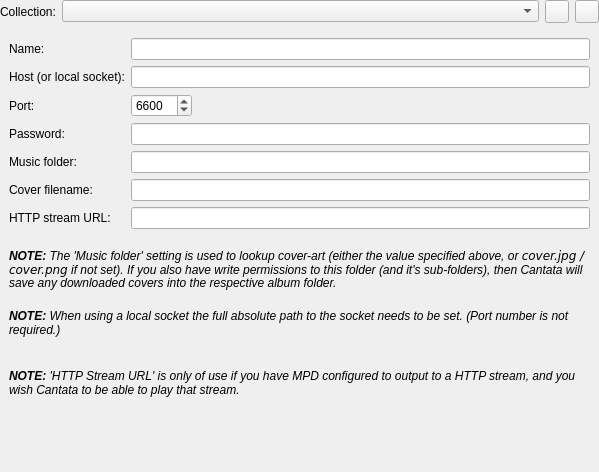
<?xml version="1.0" encoding="UTF-8"?>
<ui version="4.0">
 <class>ServerSettings</class>
 <widget class="QWidget" name="ServerSettings">
  <property name="geometry">
   <rect>
    <x>0</x>
    <y>0</y>
    <width>599</width>
    <height>472</height>
   </rect>
  </property>
  <layout class="QGridLayout" name="gridLayout_2">
   <property name="leftMargin">
    <number>0</number>
   </property>
   <property name="topMargin">
    <number>0</number>
   </property>
   <property name="rightMargin">
    <number>0</number>
   </property>
   <property name="bottomMargin">
    <number>0</number>
   </property>
   <item row="0" column="0">
    <widget class="QLabel" name="label">
     <property name="sizePolicy">
      <sizepolicy hsizetype="Maximum" vsizetype="Preferred">
       <horstretch>0</horstretch>
       <verstretch>0</verstretch>
      </sizepolicy>
     </property>
     <property name="text">
      <string>Collection:</string>
     </property>
    </widget>
   </item>
   <item row="0" column="1">
    <widget class="QComboBox" name="combo"/>
   </item>
   <item row="0" column="2">
    <widget class="QToolButton" name="addButton"/>
   </item>
   <item row="0" column="3">
    <widget class="QToolButton" name="removeButton"/>
   </item>
   <item row="1" column="0" colspan="4">
    <widget class="QStackedWidget" name="stackedWidget">
     <property name="currentIndex">
      <number>0</number>
     </property>
     <widget class="QWidget" name="page">
      <layout class="QGridLayout" name="gridLayout">
       <item row="0" column="0" colspan="2">
        <layout class="QFormLayout" name="formLayout">
         <property name="fieldGrowthPolicy">
          <enum>QFormLayout::ExpandingFieldsGrow</enum>
         </property>
         <item row="0" column="0">
          <widget class="QLabel" name="label_2">
           <property name="text">
            <string>Name:</string>
           </property>
           <property name="buddy">
            <cstring>name</cstring>
           </property>
          </widget>
         </item>
         <item row="0" column="1">
          <widget class="LineEdit" name="name"/>
         </item>
         <item row="1" column="0">
          <widget class="BuddyLabel" name="hostLabel">
           <property name="text">
            <string>Host (or local socket):</string>
           </property>
           <property name="buddy">
            <cstring>host</cstring>
           </property>
          </widget>
         </item>
         <item row="1" column="1">
          <widget class="LineEdit" name="host"/>
         </item>
         <item row="2" column="0">
          <widget class="BuddyLabel" name="portLabel">
           <property name="text">
            <string>Port:</string>
           </property>
           <property name="buddy">
            <cstring>port</cstring>
           </property>
          </widget>
         </item>
         <item row="2" column="1">
          <widget class="QSpinBox" name="port">
           <property name="minimum">
            <number>1</number>
           </property>
           <property name="maximum">
            <number>65535</number>
           </property>
           <property name="value">
            <number>6600</number>
           </property>
          </widget>
         </item>
         <item row="3" column="0">
          <widget class="BuddyLabel" name="passwordLabel">
           <property name="text">
            <string>Password:</string>
           </property>
           <property name="buddy">
            <cstring>password</cstring>
           </property>
          </widget>
         </item>
         <item row="3" column="1">
          <widget class="LineEdit" name="password">
           <property name="echoMode">
            <enum>QLineEdit::Password</enum>
           </property>
          </widget>
         </item>
         <item row="4" column="0">
          <widget class="BuddyLabel" name="dirLabel">
           <property name="text">
            <string>Music folder:</string>
           </property>
           <property name="buddy">
            <cstring>dir</cstring>
           </property>
          </widget>
         </item>
         <item row="4" column="1">
          <widget class="PathRequester" name="dir"/>
         </item>
         <item row="5" column="0">
          <widget class="BuddyLabel" name="coverNameLabel">
           <property name="text">
            <string>Cover filename:</string>
           </property>
           <property name="buddy">
            <cstring>coverName</cstring>
           </property>
          </widget>
         </item>
         <item row="5" column="1">
          <widget class="LineEdit" name="coverName">
           <property name="toolTip">
            <string>&lt;p&gt;Filename (without extension) to save downloaded covers as.&lt;br/&gt;If left blank 'cover' will be used.&lt;br/&gt;&lt;br/&gt;&lt;i&gt;%artist% will be replaced with album artist of the current song, and %album% will be replaced with the album name.&lt;/i&gt;&lt;/p&gt;</string>
           </property>
          </widget>
         </item>
         <item row="6" column="0">
          <widget class="BuddyLabel" name="streamUrlLabel">
           <property name="text">
            <string>HTTP stream URL:</string>
           </property>
           <property name="buddy">
            <cstring>streamUrl</cstring>
           </property>
          </widget>
         </item>
         <item row="6" column="1">
          <widget class="LineEdit" name="streamUrl"/>
         </item>
        </layout>
       </item>
       <item row="1" column="0">
        <spacer name="verticalSpacer">
         <property name="orientation">
          <enum>Qt::Vertical</enum>
         </property>
         <property name="sizeType">
          <enum>QSizePolicy::Fixed</enum>
         </property>
         <property name="sizeHint" stdset="0">
          <size>
           <width>20</width>
           <height>13</height>
          </size>
         </property>
        </spacer>
       </item>
       <item row="2" column="0" colspan="2">
        <widget class="QLabel" name="musicFolderNoteLabel">
         <property name="text">
          <string>&lt;i&gt;&lt;b&gt;NOTE:&lt;/b&gt; The 'Music folder' setting is used to lookup cover-art (either the value specified above, or &lt;code&gt;cover.jpg / cover.png&lt;/code&gt; if not set). If you also have write permissions to this folder (and it's sub-folders), then Cantata will save any downloaded covers into the respective album folder.&lt;/i&gt;</string>
         </property>
         <property name="wordWrap">
          <bool>true</bool>
         </property>
         <property name="textInteractionFlags">
          <set>Qt::NoTextInteraction</set>
         </property>
        </widget>
       </item>
       <item row="3" column="0">
        <spacer name="verticalSpacer_3">
         <property name="orientation">
          <enum>Qt::Vertical</enum>
         </property>
         <property name="sizeType">
          <enum>QSizePolicy::Fixed</enum>
         </property>
         <property name="sizeHint" stdset="0">
          <size>
           <width>20</width>
           <height>13</height>
          </size>
         </property>
        </spacer>
       </item>
       <item row="4" column="0" colspan="2">
        <widget class="QLabel" name="socketNoteLabel">
         <property name="text">
          <string>&lt;i&gt;&lt;b&gt;NOTE:&lt;/b&gt; When using a local socket the full absolute path to the socket needs to be set. (Port number is not required.)&lt;/i&gt;</string>
         </property>
         <property name="wordWrap">
          <bool>true</bool>
         </property>
         <property name="textInteractionFlags">
          <set>Qt::NoTextInteraction</set>
         </property>
        </widget>
       </item>
       <item row="5" column="0">
        <spacer name="verticalSpacer_4">
         <property name="orientation">
          <enum>Qt::Vertical</enum>
         </property>
         <property name="sizeType">
          <enum>QSizePolicy::Fixed</enum>
         </property>
         <property name="sizeHint" stdset="0">
          <size>
           <width>20</width>
           <height>13</height>
          </size>
         </property>
        </spacer>
       </item>
       <item row="6" column="0">
        <spacer name="verticalSpacer_streamUrlNote">
         <property name="orientation">
          <enum>Qt::Vertical</enum>
         </property>
         <property name="sizeType">
          <enum>QSizePolicy::Fixed</enum>
         </property>
         <property name="sizeHint" stdset="0">
          <size>
           <width>20</width>
           <height>13</height>
          </size>
         </property>
        </spacer>
       </item>
       <item row="7" column="0" colspan="2">
        <widget class="QLabel" name="streamUrlNoteLabel">
         <property name="text">
          <string>&lt;i&gt;&lt;b&gt;NOTE:&lt;/b&gt; 'HTTP Stream URL' is only of use if you have MPD configured to output to a HTTP stream, and you wish Cantata to be able to play that stream.&lt;/i&gt;</string>
         </property>
         <property name="wordWrap">
          <bool>true</bool>
         </property>
         <property name="textInteractionFlags">
          <set>Qt::NoTextInteraction</set>
         </property>
        </widget>
       </item>
       <item row="8" column="0">
        <spacer name="verticalSpacer_2">
         <property name="orientation">
          <enum>Qt::Vertical</enum>
         </property>
         <property name="sizeHint" stdset="0">
          <size>
           <width>20</width>
           <height>2</height>
          </size>
         </property>
        </spacer>
       </item>
      </layout>
     </widget>
     <widget class="QWidget" name="page_2">
      <layout class="QGridLayout" name="gridLayout_3">
       <item row="1" column="0">
        <spacer name="verticalSpacer_7">
         <property name="orientation">
          <enum>Qt::Vertical</enum>
         </property>
         <property name="sizeType">
          <enum>QSizePolicy::Fixed</enum>
         </property>
         <property name="sizeHint" stdset="0">
          <size>
           <width>20</width>
           <height>13</height>
          </size>
         </property>
        </spacer>
       </item>
       <item row="0" column="0" colspan="4">
        <layout class="QFormLayout" name="formLayout_2">
         <property name="fieldGrowthPolicy">
          <enum>QFormLayout::ExpandingFieldsGrow</enum>
         </property>
         <item row="0" column="0">
          <widget class="BuddyLabel" name="dirLabel_2">
           <property name="text">
            <string>Music folder:</string>
           </property>
           <property name="buddy">
            <cstring>dir</cstring>
           </property>
          </widget>
         </item>
         <item row="0" column="1">
          <widget class="PathRequester" name="basicDir"/>
         </item>
         <item row="1" column="0">
          <widget class="BuddyLabel" name="basicCoverNameLabel">
           <property name="text">
            <string>Cover filename:</string>
           </property>
           <property name="buddy">
            <cstring>basicCoverName</cstring>
           </property>
          </widget>
         </item>
         <item row="1" column="1">
          <widget class="LineEdit" name="basicCoverName"/>
         </item>
        </layout>
       </item>
       <item row="2" column="0" colspan="4">
        <widget class="StateLabel" name="basicMusicFolderNoteLabel">
         <property name="text">
          <string>&lt;i&gt;&lt;b&gt;NOTE:&lt;/b&gt; If you change the 'Music folder' setting, then you will need to manually update the music database. This can be performed by pressing the 'Refresh Database' button in the 'Artists' or 'Albums' views.&lt;/i&gt;</string>
         </property>
         <property name="wordWrap">
          <bool>true</bool>
         </property>
         <property name="textInteractionFlags">
          <set>Qt::NoTextInteraction</set>
         </property>
        </widget>
       </item>
       <item row="3" column="1">
        <spacer name="verticalSpacer_8">
         <property name="orientation">
          <enum>Qt::Vertical</enum>
         </property>
         <property name="sizeType">
          <enum>QSizePolicy::Fixed</enum>
         </property>
         <property name="sizeHint" stdset="0">
          <size>
           <width>20</width>
           <height>13</height>
          </size>
         </property>
        </spacer>
       </item>
       <item row="4" column="0" colspan="4">
        <widget class="QLabel" name="musicFolderNoteLabel_2">
         <property name="text">
          <string>&lt;i&gt;&lt;b&gt;NOTE:&lt;/b&gt; If no setting is specified for 'Cover filename, then Cantata will use a default of &lt;code&gt;cover&lt;/code&gt; &lt;/i&gt;</string>
         </property>
         <property name="alignment">
          <set>Qt::AlignLeading|Qt::AlignLeft|Qt::AlignTop</set>
         </property>
         <property name="wordWrap">
          <bool>true</bool>
         </property>
         <property name="textInteractionFlags">
          <set>Qt::NoTextInteraction</set>
         </property>
        </widget>
       </item>
       <item row="5" column="2">
        <spacer name="verticalSpacer_6">
         <property name="orientation">
          <enum>Qt::Vertical</enum>
         </property>
         <property name="sizeHint" stdset="0">
          <size>
           <width>20</width>
           <height>363</height>
          </size>
         </property>
        </spacer>
       </item>
      </layout>
     </widget>
    </widget>
   </item>
  </layout>
 </widget>
 <customwidgets>
  <customwidget>
   <class>BuddyLabel</class>
   <extends>QLabel</extends>
   <header>support/buddylabel.h</header>
  </customwidget>
  <customwidget>
   <class>StateLabel</class>
   <extends>QLabel</extends>
   <header>widgets/statelabel.h</header>
  </customwidget>
  <customwidget>
   <class>LineEdit</class>
   <extends>QLineEdit</extends>
   <header>support/lineedit.h</header>
  </customwidget>
  <customwidget>
   <class>PathRequester</class>
   <extends>QLineEdit</extends>
   <header>support/pathrequester.h</header>
   <container>1</container>
  </customwidget>
 </customwidgets>
 <tabstops>
  <tabstop>combo</tabstop>
 </tabstops>
 <resources/>
 <connections/>
</ui>
